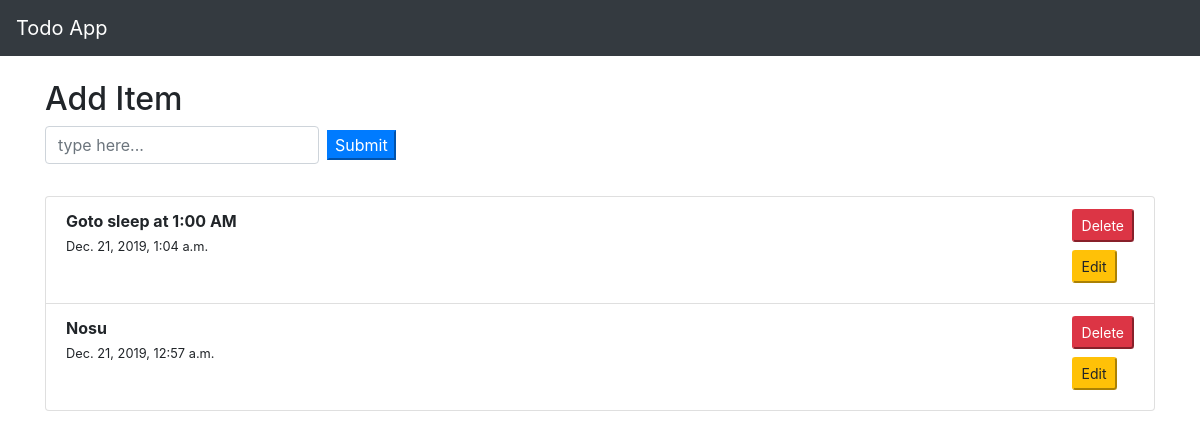
Before: / with the older database file.
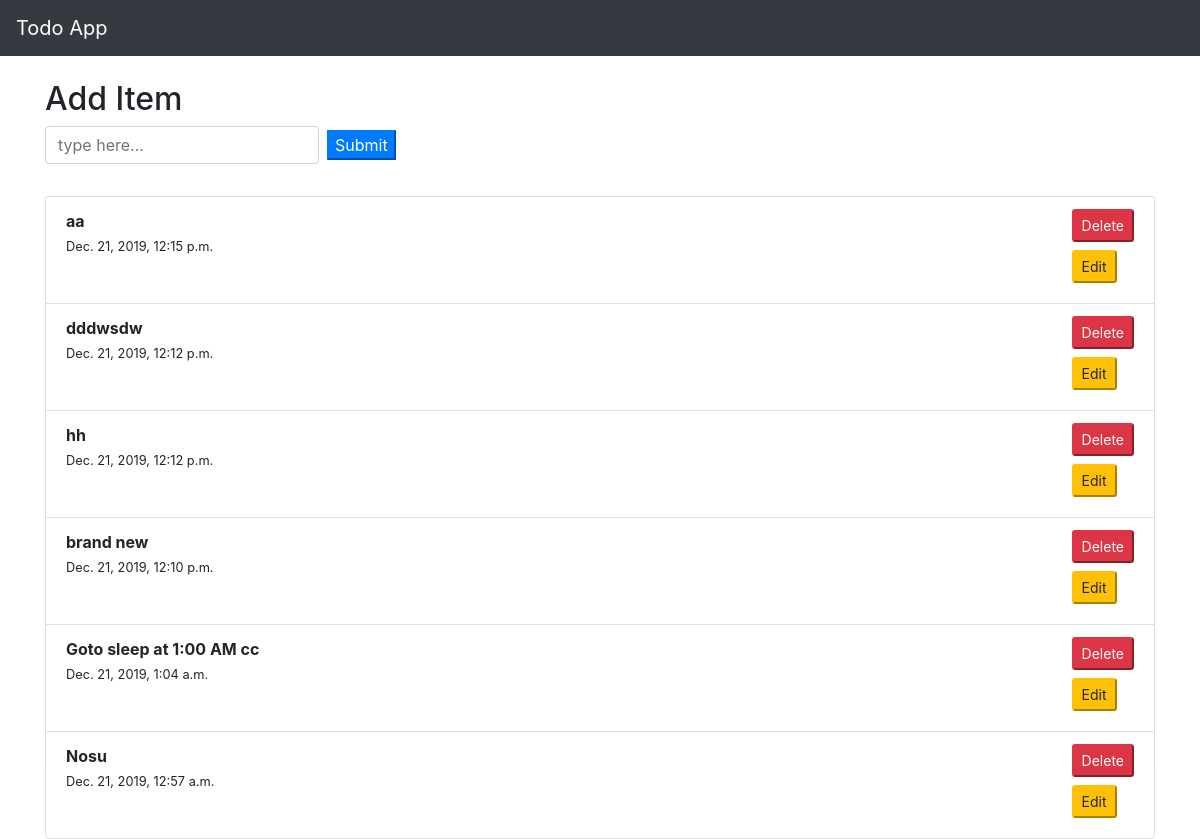
After: the same page with the newer database file.
### main/models.py (models this page shows)
class Todo(models.Model):
  added_date = models.DateTimeField()
  text = models.CharField(max_length = 200)

### main/views.py (the view)
# urls.py: url(r'^$', views.home, name='home'),
def home(request):
    all_todo = Todo.objects.all().order_by("-added_date")
    content = {"all_todo": all_todo}
    return render(request, 'main/index.html', content)

### templates/main/index.html (shortened to what this page needs)
{% extends "base.html" %}
{% block content %}
  <div class = "row mt-4">
    <div class="col">
      <h2> Add Item</h2>
        <form class="form-inline" action="add_todo/" method="POST">
          <input type="text" class="form-control mb-2 mr-sm-2" placeholder="type here..." name="text"/>
          <button type="submit" class="btn-primary mb-2">Submit</button>
        </form>
    </div>
  </div>
  <div class = "row mt-4">
    <div class="col">
      <ul class="list-group">
      {% for todo in all_todo %}
       <li class="list-group-item"><b>{{ todo.text }}</b>
        <div class="float-right">
          <form action="todo_delete/{{ todo.id }}" type="POST">
            <button type="submit" class="btn-danger btn-sm mb-2">Delete</button>
          </form>
          <form action="todo_edit/{{ todo.id }}" type="POST">
            <button type="submit" class="btn-warning btn-sm mb-2">Edit</button>
          </form>
        </div>
         <br>
         <small>
           {{ todo.added_date }}
         </small>
         </li>
      {% endfor%}
    </ul>
    </div>
  </div>
{% endblock content %}

### templates/base.html (shortened to what this page needs)
{% load staticfiles %}
        <!DOCTYPE html>
<html lang="en">
<head>
    <link rel="stylesheet" href="{% static "css/style.css" %}">
    <link rel="stylesheet" href="https://stackpath.bootstrapcdn.com/bootstrap/4.4.1/css/bootstrap.min.css">
</head>
<body>
  <nav class="navbar navbar-dark bg-dark">
  <a class="navbar-brand" href="#">Todo App</a>
</nav>
<div class="container">
    {% block content %}{% endblock content %}
</div>
</body>
</html>

### static/css/style.css (style rules this page uses)
body { background: #cecece; }

Changed rows visible on the page:
added Todo: text "aa", added_date "Dec. 21, 2019, 12:15 p.m."
added Todo: text "dddwsdw", added_date "Dec. 21, 2019, 12:12 p.m."
added Todo: text "hh", added_date "Dec. 21, 2019, 12:12 p.m."
added Todo: text "brand new", added_date "Dec. 21, 2019, 12:10 p.m."
changed Todo: text "Goto sleep at 1:00 AM" → "Goto sleep at 1:00 AM cc"
